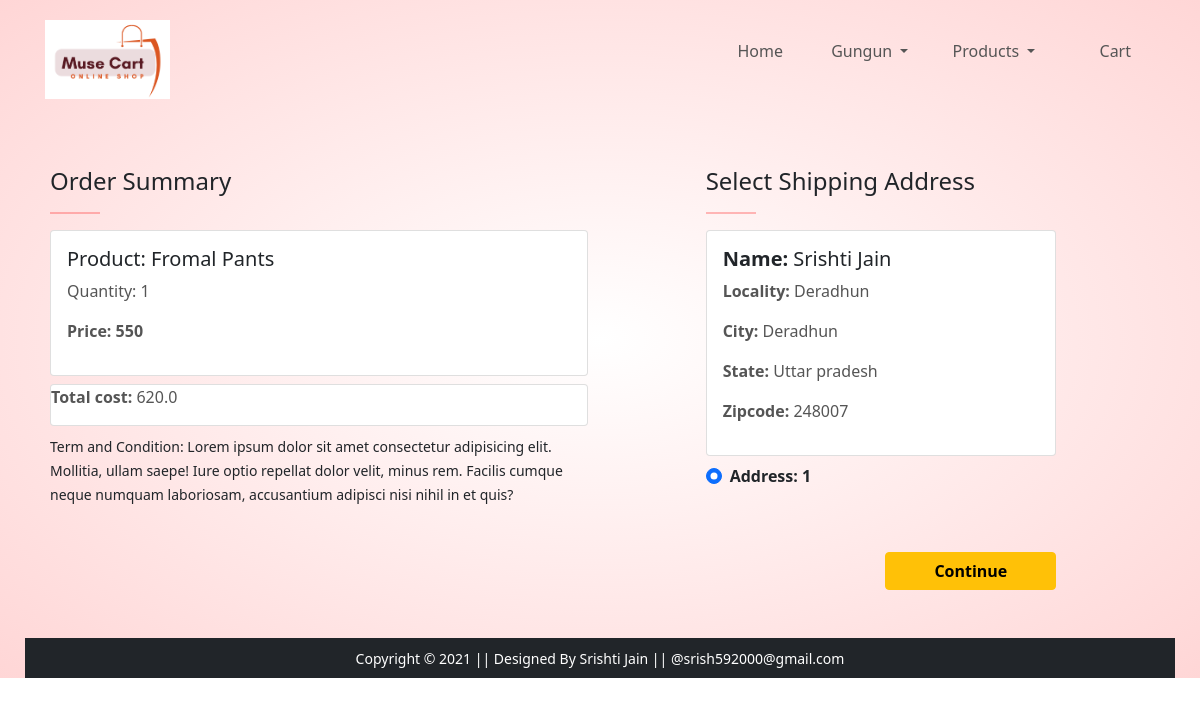
The page /checkout/ (signed in) on the database its author committed.
### app/models.py (models this page shows, shortened)
class Cart(models.Model):
     user = models.ForeignKey(User, on_delete=models.CASCADE)
     product = models.ForeignKey(Product, on_delete=models.CASCADE)
     quantity = models.PositiveBigIntegerField(default=1)
     @property
     def total_cost(self):
         return self.quantity * self.product.discount_price

class Product(models.Model):
    title = models.CharField(max_length=50)
    selling_price= models.IntegerField()
    discount_price= models.IntegerField()
    description = models.CharField(max_length=500)
    category = models.CharField(choices=CATEGORY_CHOICES , max_length=50)
    brand = models.CharField(max_length=100 , null=True)
    product_image = models.ImageField(null= True , blank= True , upload_to ='producting' )

class Customer(models.Model):
    user = models.ForeignKey(User, on_delete=models.CASCADE)
    name = models.CharField(max_length=200)
    locality = models.CharField(max_length=200)
    city = models.CharField(max_length=50)
    zipcode= models.IntegerField()
    state = models.CharField(choices=STATE_CHOICES , max_length=50)

### app/views.py (the view)
# urls.py: path('checkout/', views.checkout, name='checkout'),
def checkout(request):
	user = request.user
	add = Customer.objects.filter(user=user)
	cart_items = Cart.objects.filter(user=user)
	amount = 0.0
	shipping_amount = 70.0
	totalamount=0.0
	cart_product = [p for p in Cart.objects.all() if p.user == request.user]
	if cart_product:
		for p in cart_product:
			tempamount = (p.quantity * p.product.discount_price)
			amount += tempamount
		totalamount = amount+shipping_amount
	return render(request, 'app/checkout.html', {'cart_items':cart_items , 'add' : add , 'totalamount' : totalamount })

### app/templates/app/checkout.html (shortened to what this page needs)
{% extends 'app/base.html' %}
{% load static %}
{% block main-content %}
<div class="container">
 <div class="row mt-5">
  <div class="col-sm-6">
    <h4>Order Summary</h4>
    <hr>
      <div class="card mb-2">
        <div class="card-body">
          {% for c in cart_items %}
          <h5>Product: {{c.product.title}}</h5>
          <p>Quantity: {{c.quantity}}</p>
          <p class="fw-bold">Price: {{c.total_cost}}</p>
          {% endfor %}
        </div>
      </div>
      <div class="card mb-2 ">
        <p><strong>Total cost: </strong>{{totalamount}}</p>
      </div>
    <small>Term and Condition: Lorem ipsum dolor sit amet consectetur adipisicing elit. Mollitia, ullam saepe! Iure optio repellat dolor velit, minus rem. Facilis cumque neque numquam laboriosam, accusantium adipisci nisi nihil in et quis?</small>
  </div>
  <div class="col-sm-4 offset-sm-1">
    <h4>Select Shipping Address</h4>
    <hr>
    <form action="/paymentdone/">
      {% for a in add %}
      <div class="card">
        <div class="card-body">
        <h5> <strong>Name: </strong>{{a.name}}</h5>
        <p><strong>Locality: </strong>{{a.locality}}</p>
        <p><strong>City: </strong>{{a.city}}</p>
        <p><strong>State: </strong>{{a.state}}</p>
        <p><strong>Zipcode: </strong>{{a.zipcode}}</p>
        </div>
      </div>
      <div class="form-check mt-2 mb-5">
        <input class="form-check-input" type="radio" name="custid" id="custadd{{forloop.counter}}" value="{{a.id}}" checked>
        <label class="form-check-label fw-bold" for="custadd{{forloop.counter}}">
          Address: {{ forloop.counter }} </label>
      </div>
        {% endfor %}
        <div class="text-end">
          <button type="submit" class="btn btn-warning mt-3 px-5 fw-bold">Continue</button>
        </div>
      </form>
    </div>
  </div>
</div>
{% endblock main-content %}

### app/templates/app/base.html (shortened to what this page needs)
<!doctype html>
{% load static %}
<html lang="en">
  <head>
    <link href="https://cdn.jsdelivr.net/npm/bootstrap@5.0.0-beta1/dist/css/bootstrap.min.css" rel="stylesheet">
    <link rel="stylesheet" href="{% static 'app/css/owl.carousel.min.css' %}">
    <link rel="stylesheet" href="{% static 'app/css/all.min.css' %}">
    <link rel="stylesheet" href="{% static 'app/css/style.css' %}">
  </head>
  <body>
<div class="header">
<div class="container">
  <div class="navbar">
    <div class="logo">
      <img src="{% static 'app/images/logo/logo2.png' %}" width="125px" alt="">
    </div>
    <nav>
      <ul>
        <li> <a href="/">Home</a></li>
        {% if request.user.is_authenticated %}
           <li class="nav-item dropdown mx-2">
              <a class="nav-link dropdown-toggle " href="#" id="profileDropdown" role="button" data-bs-toggle="dropdown" aria-expanded="false">
                {{request.user.username|capfirst}}
              </a>
            </li>
            <li class="nav-item dropdown">
              <a class="nav-link dropdown-toggle " href="#" id="profileDropdown" role="button" data-bs-toggle="dropdown" aria-expanded="false">
                Products
              </a>
            </li>
            <li class="nav-item mx-2">
              <a href="{% url 'showcart' %}" class="nav-link "> Cart </a>
            </li>
            {% endif %}
      </ul>
    </nav>
  </div>
     {% block main-content %} {% endblock main-content %}
 <footer class="container-fluid bg-dark text-center p-2 mt-5">
  <small class="text-white">Copyright &copy; 2021 || Designed By Srishti Jain || @srish592000@gmail.com </small>
</footer>
  </div></div>
  </body>
</html>

### app/static/app/css/style.css (style rules this page uses)
* { margin: 0; padding :0; box-sizing: border-box; }
.navbar { display: flex; align-items: center; padding: 20px; }
nav { flex: 1; text-align: right; }
nav ul { display: inline-block; list-style-type: none; }
nav ul li { display: inline-block; margin-right: 20px; }
a { text-decoration: none; color: #555; }
p { color: #555; }
.container { max-width: 1300px; margin: auto; padding-left: 25px; padding-right: 25px; }
.header { background: radial-gradient(#fff, #ffd6d6); }
hr { width: 50px; height: 10px; border: 1px solid red; }

### rows shown on the page
Cart: product "Fromal Pants", quantity "1", total_cost "550"
Customer: name "Srishti Jain", locality "Deradhun", city "Deradhun", state "Uttar pradesh", zipcode "248007"

### other values the page prints
{{ request.user.username|capfirst }} "Gungun"
{{ totalamount }} "620.0"
